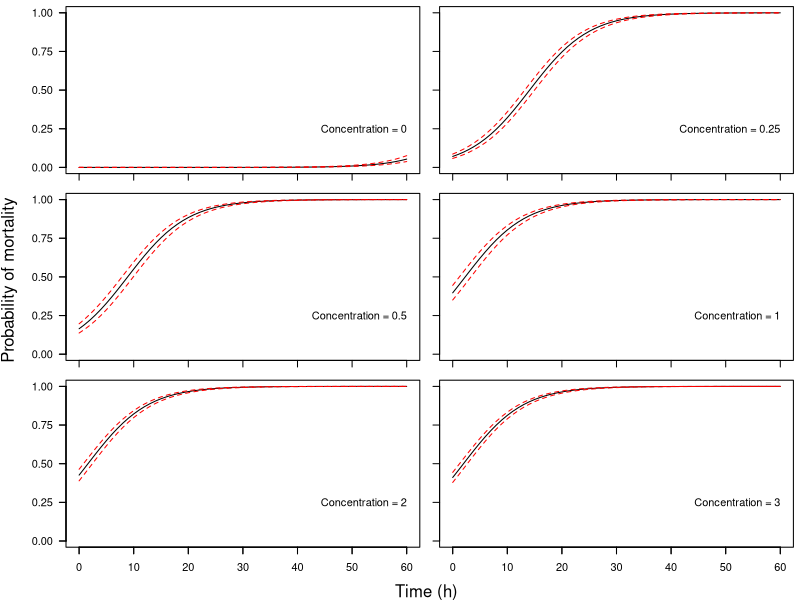

Source code (R):
## ---- chunk 1

## ---- chunk 2
vd = read.csv('../../data/veligers.csv')
## ---- chunk 3
vd$Concentration = as.factor(vd$Concentration)
## ---- chunk 4
# Fit the model
  v.mod = glm(dead~Concentration+Time, family='binomial', data=vd)
## ---- chunk 5
# Load the car library so we can get a 
# meaningful ANOVA table for our model
  library(car)

# Print the summary of the model
  Anova(v.mod, Type='II')
## ---- chunk 6
# Print the summary of the model
  summary(v.mod)
## ---- chunk 7
# Start with Time by making a sequence from the minimum
# observed Time to the maximum observed Time in equal
# increments of 1 hour
  Time = seq(from=min(vd$Time), to=max(vd$Time), by=1)

# Now, make a column for each Concentration that is the same length
  Concentration = rep(unique(vd$Concentration), length(Time))
  
# Now, duplicate the Time column so it is repeated 
# for all Concentrationes
  Time = rep(Time, length(unique(Concentration)))
  
# Put it all together in a dataframe
  newD = data.frame(Concentration, Time)
  newD = newD[with(newD, order(Concentration, Time)), ]
## ---- chunk 8
# Calculate mean predicted value and SE for the predictions
# on the link scale
  preds = data.frame(
    predict(v.mod, newD, type='link', se.fit = TRUE)[1:2]
  )

# Now get lower and upper CIs
  preds$lwr = preds$fit + preds$se.fit*qnorm(0.025)
  preds$upr = preds$fit + preds$se.fit*qnorm(0.975)
## ---- chunk 9
inv.logit = function(x){
  exp(x)/(1+exp(x))
}
## ---- chunk 10
# Convert the predictions to the probability scale
  preds[ , c(1,3,4)] = apply(X=preds[ , c(1,3,4)],
                             MARGIN=2,
                             FUN=inv.logit
                             )
# Add our new data to the dataframe
  preds = data.frame(preds, newD)
## ---- chunk 11
# Plot the predictions
# Set graphical parameters
  par(mfrow=c(3,2), oma=c(3,4,0,0), mar=c(1,1,.5,.5))

# Loop over the different doses to plot probability
# of mortality by exposure time
for(i in 1:length(unique(preds$Concentration))){
  # Plot the mean
    plot(y=preds$fit[preds$Concentration==unique(preds$Concentration)[i]],
         x=preds$Time[preds$Concentration==unique(preds$Concentration)[i]],
         col=c('black'),
         type='l',
         lty=1, lwd=1,
         ylim=c(0, 1),
         ylab = '',
         xlab = '',
         yaxt='n', xaxt='n'
         )
  # Lower 95% CI
    lines(preds$lwr[preds$Concentration==unique(preds$Concentration)[i]], 
          x=preds$Time[preds$Concentration==unique(preds$Concentration)[i]],
          col='red', lty=2)
  # Upper 95% CI
    lines(preds$upr[preds$Concentration==unique(preds$Concentration)[i]], 
          x=preds$Time[preds$Concentration==unique(preds$Concentration)[i]],
          col='red', lty=2)
    
  # Add the name of the metric to the plots  
    text(x = 60, y = 0.25,
         labels = paste("Concentration =", unique(preds$Concentration)[i]),
         adj = 1)
    
	# Add x(side=1) and y (side=2) tick marks to all plots 
    axis(side = 1, labels = FALSE, tick = TRUE)
    axis(side = 2, at = seq(0, 1, 0.25),
         labels = FALSE, tick = TRUE)
    
  # Add x-axis tick labels only if plot 11 or 12
    if((i==5) || (i==6)){
      axis(side = 1, at = seq(0, round(max(preds$Time)), 10),
           labels = seq(0, round(max(preds$Time)), 10))  
    }     
    
  # Add y-axis tick labels only if plot number is even  
    if((i %% 2) != 0) {
      axis(side = 2, at = seq(0, 1, 0.25),
           labels = format(seq(0, 1, 0.25),digits = 2), las=2)  
    }    
    
}

# Add x and y-axis labels to the plot    
mtext(text="Probability of mortality",
      side=2, line=2.75, cex=1,
      adj=.5, outer=TRUE
      )
mtext(text="Time (h)",
      side=1, line=2, cex=1,
      adj=.5, outer=TRUE)
